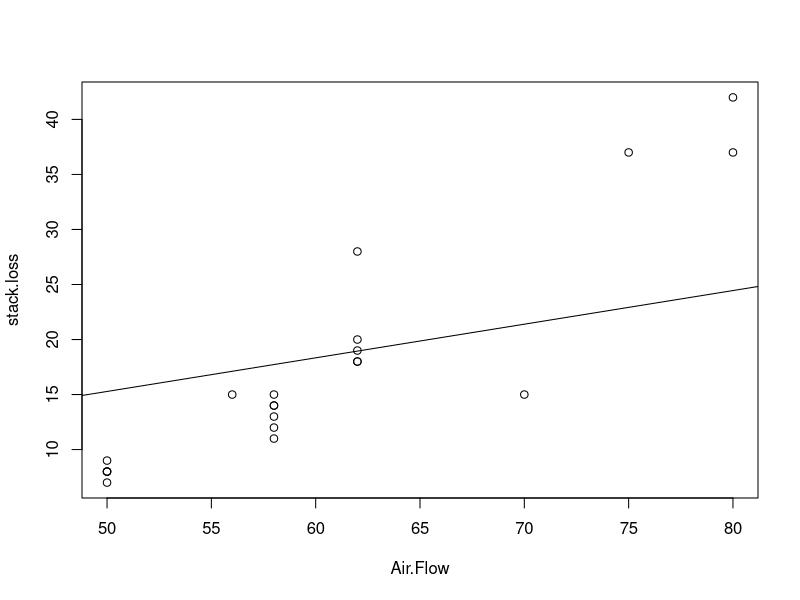
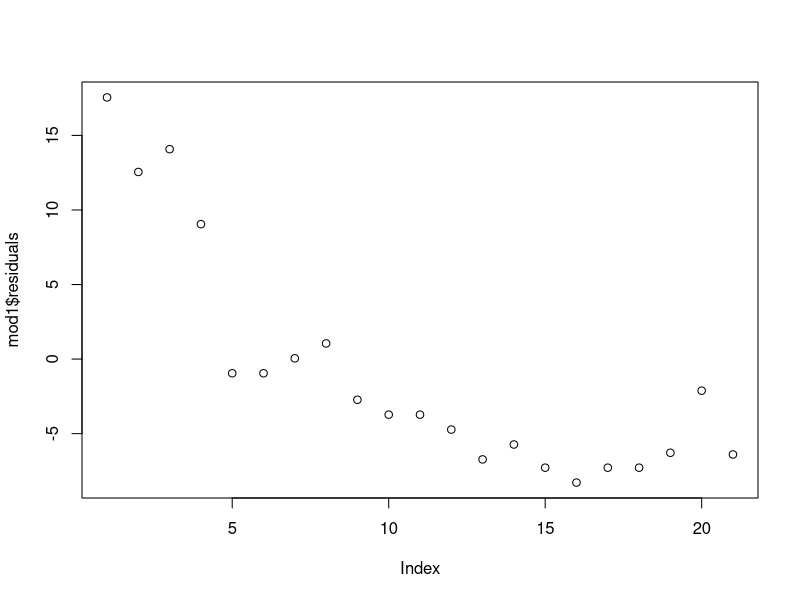
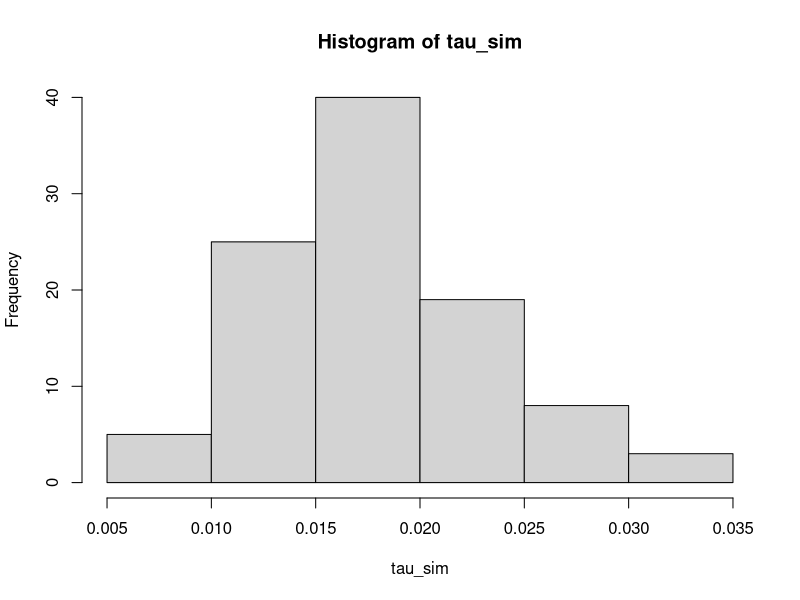
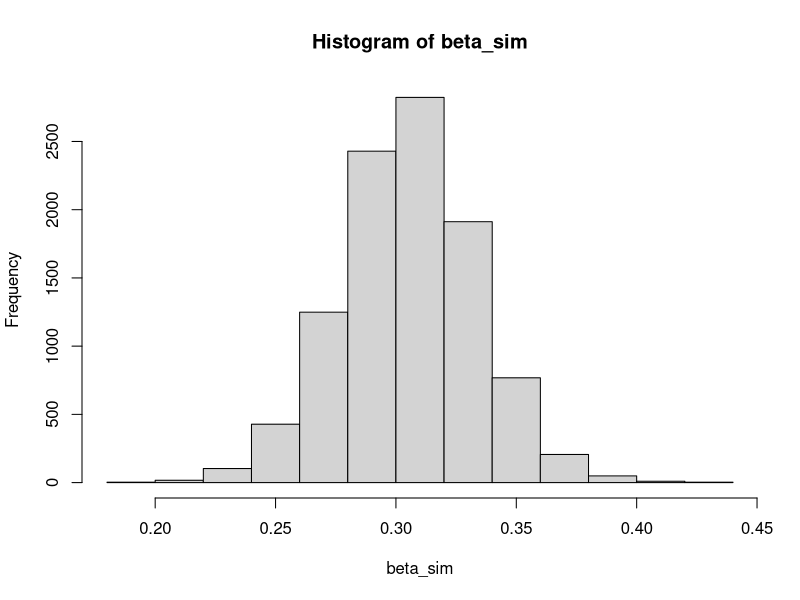
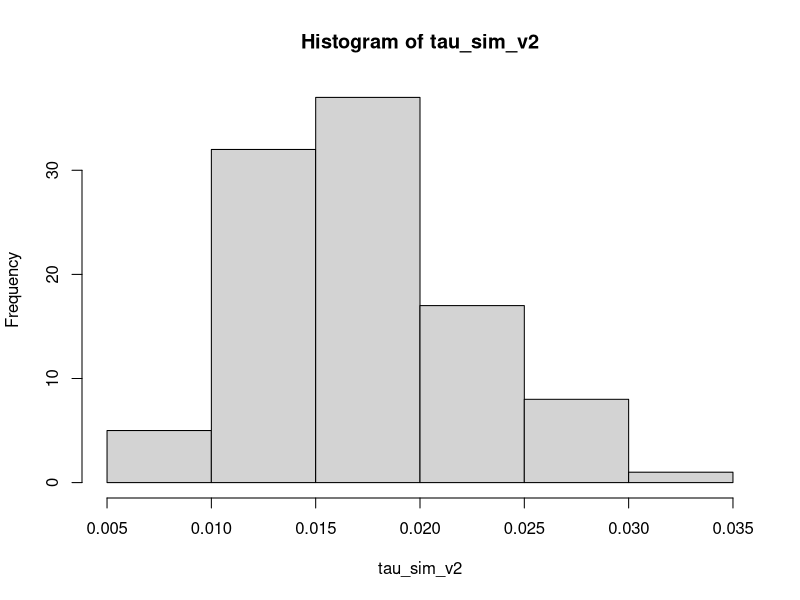
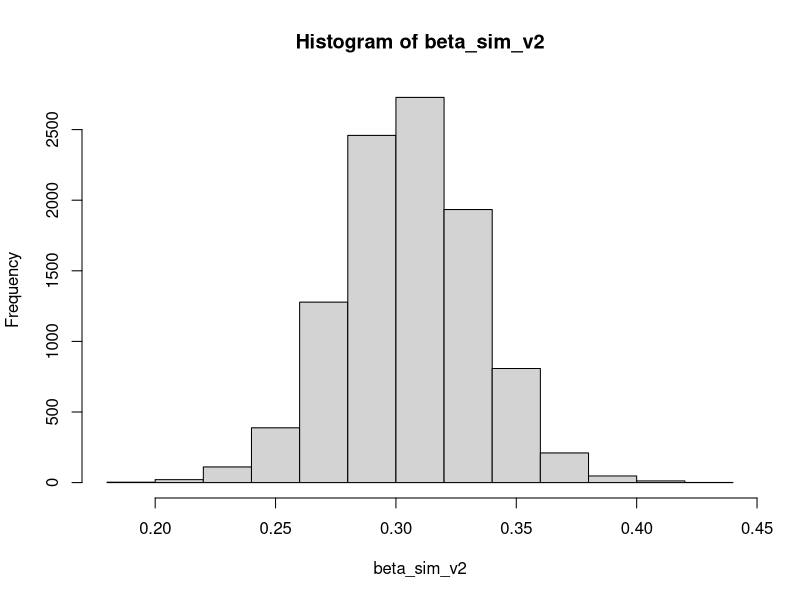
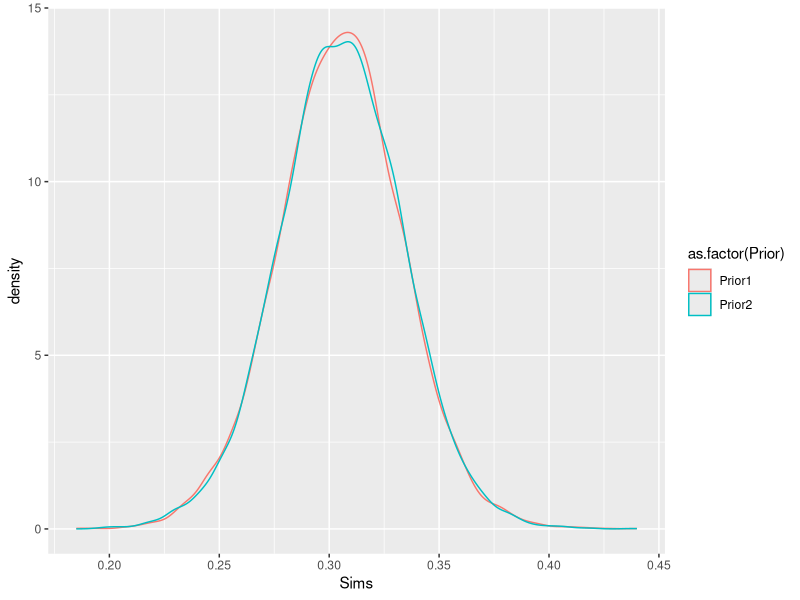
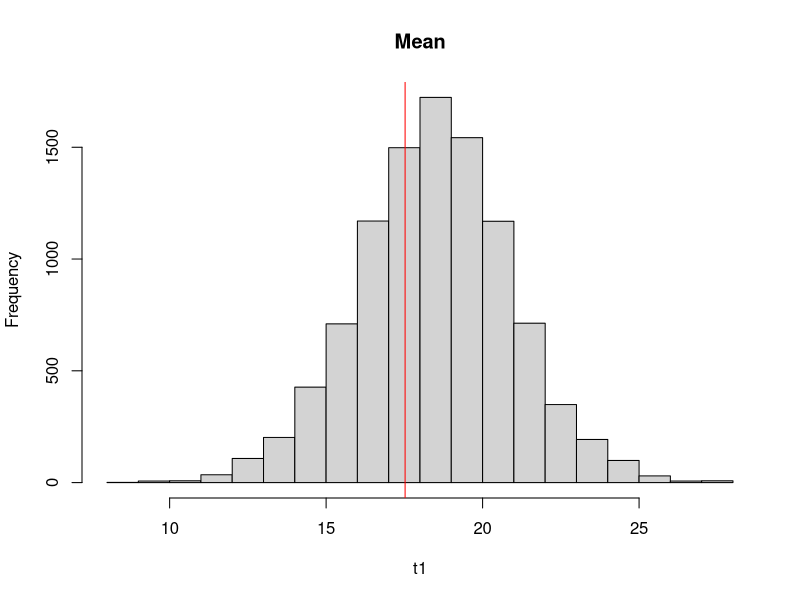

These figures' R source, in order:
## ---- chunk 1
knitr::opts_chunk$set(echo = TRUE)
library(foreach)
library(ggplot2)
## ---- chunk 2
data("stackloss")

mod1 <- lm(stack.loss ~ 0 + Air.Flow, data = stackloss)
plot(stack.loss ~ Air.Flow, data = stackloss)
abline(mod1)
plot(mod1$residuals)
x <- stackloss$Air.Flow
y <- stackloss$stack.loss

resid <- mod1$residuals
delta0 <- 0.0019
gamma0 <- 0.2
muhat <- sum(x*y)/sum(x^2)

tau_post <- function(x,y,mu,delta0,gamma0){
  alpha <- (delta0 + length(y))/2
  beta <- (mu^2+sum(y^2)+gamma0-((mu+sum(x*y))^2)/(sum(x^2)+1))/2
  return(c("alpha" = alpha, "beta" = beta))
}

tau_params <- tau_post(x,y,muhat,delta0,gamma0)
tau_mean <- tau_params[1]/tau_params[2]
1/tau_mean
tau_sim <- rgamma(100,tau_params[1],tau_params[2])
hist(tau_sim)

beta_cond_post <- function(x,y,muhat,tau){
  mu <- (muhat + sum(x*y))/((sum(x^2)+1))
  sigma2 <- 1/(tau*(sum(x^2)+1))
  return(c(mu,sigma2))
}

##beta_params <- beta_cond_post(x,y,muhat,0.016)

beta_sim <- foreach(i = 1:100, .combine = c) %do% {
  beta_params <- beta_cond_post(x,y,muhat,tau_sim[i])
  rnorm(100, beta_params[1],sqrt(beta_params[2]))
}
hist(beta_sim)
mean(beta_sim)
var(beta_sim)
quantile(beta_sim, c(0.05,0.25,0.5,0.75,0.95))
## ---- chunk 3
tau_post <- function(x,y){
  alpha <- (length(y)-1)/2
  beta <- (sum(y^2) - (sum(x*y))^2/(sum(x^2)))/2
  return(c("alpha" = alpha, "beta" = beta))
}

tau_params <- tau_post(x,y)
tau_mean <- tau_params[1]/tau_params[2]
tau_sim_v2 <- rgamma(100,tau_params[1],tau_params[2])
hist(tau_sim_v2)

beta_cond_post <- function(x,y,muhat,tau){
  mu <- (muhat + sum(x*y))/((sum(x^2)+1))
  sigma2 <- 1/(tau*(sum(x^2)+1))
  return(c(mu,sigma2))
}

beta_sim_v2 <- foreach(i = 1:100, .combine = c) %do% {
  beta_params <- beta_cond_post(x,y,muhat,tau_sim_v2[i])
  rnorm(100, beta_params[1],sqrt(beta_params[2]))
}
hist(beta_sim_v2)

dat <- data.frame(Prior = rep(c("Prior1","Prior2"), each = 10000), Sims = c(beta_sim, beta_sim_v2))

ggplot(dat, aes(x = Sims, colour = as.factor(Prior)))+
  geom_density()

## ---- chunk 4
yreps <- foreach(b = 1:10000, .combine = cbind) %do% {
    tCurr <- tau_sim[ceiling(b/100)]
    bCurr <- beta_sim[b]
    yrep <- rnorm(length(x),mean = bCurr*x, sd = sqrt(1/tCurr))
    yrep
}

library(matrixStats)
t1 <- colMeans(yreps)
d1 <- mean(y)
t2 <- colMaxs(yreps)
d2 <- max(y)
t3 <- colMins(yreps)
d3 <- min(y)
t4 <- colSds(yreps)
d4 <- sd(y)

hist(t1, main = "Mean")
abline(v = d1, col = "red")
hist(t2, main = "Max")
abline(v = d2, col = "red")
hist(t3, main = "Min")
abline(v = d3, col = "red")
hist(t4, main = "Sd")
abline(v = d4, col = "red")

